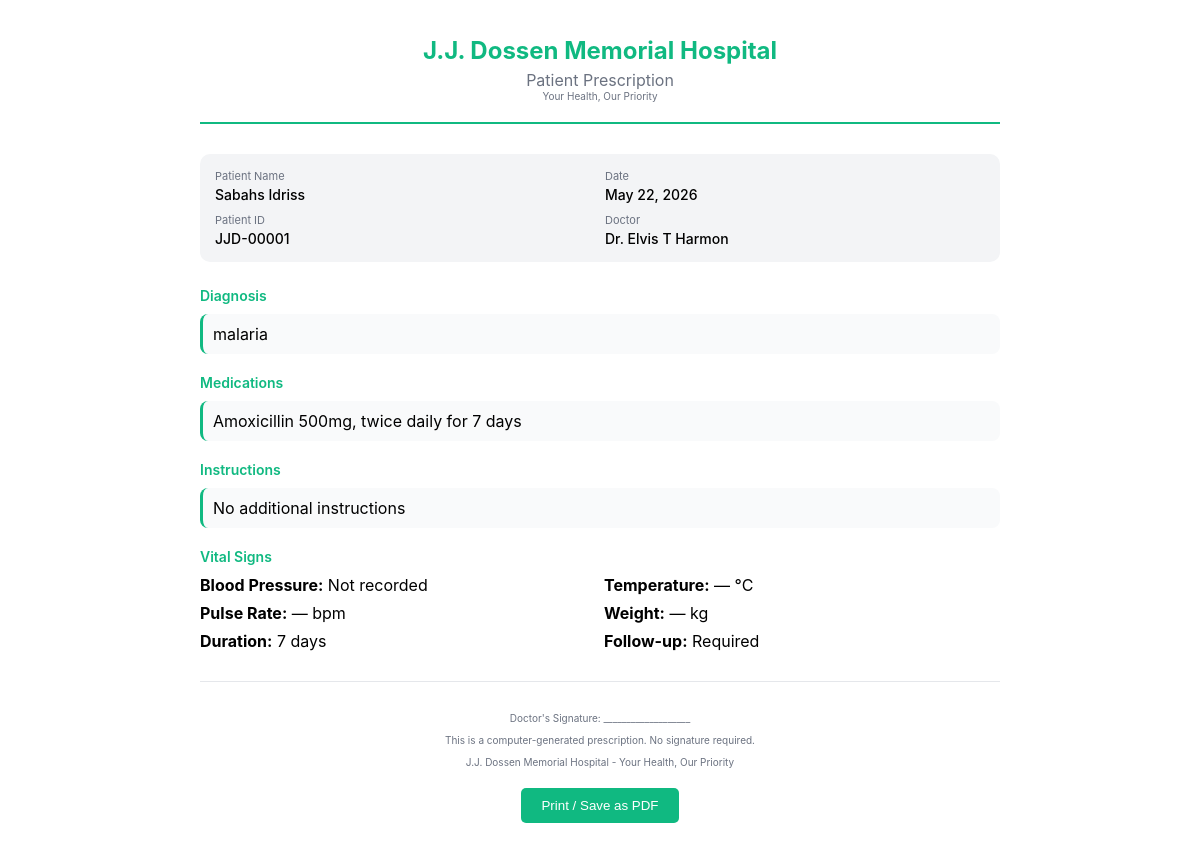
/doctor/prescriptions/2/print/ (signed in), run on the app's committed database.
### doctor/models.py (models this page shows, shortened)
class Prescription(models.Model):
    STATUS_CHOICES = (
        ('active', 'Active'),
        ('completed', 'Completed'),
        ('cancelled', 'Cancelled'),
        ('expired', 'Expired'),
    )
    patient = models.ForeignKey(Patient, on_delete=models.CASCADE, related_name='prescriptions')
    doctor = models.ForeignKey(User, on_delete=models.CASCADE, related_name='prescriptions')
    referral = models.ForeignKey(Referral, on_delete=models.SET_NULL, null=True, blank=True, related_name='prescriptions')
    diagnosis = models.TextField()
    medications = models.TextField(help_text="Medication name, dosage, frequency")
    instructions = models.TextField(blank=True, help_text="Additional instructions for patient")
    duration_days = models.IntegerField(default=7)
    blood_pressure = models.CharField(max_length=20, blank=True)
    temperature = models.DecimalField(max_digits=4, decimal_places=1, null=True, blank=True)
    pulse_rate = models.IntegerField(null=True, blank=True)
    weight = models.DecimalField(max_digits=5, decimal_places=1, null=True, blank=True)
    status = models.CharField(max_length=20, choices=STATUS_CHOICES, default='active')
    follow_up_required = models.BooleanField(default=False)
    follow_up_date = models.DateTimeField(null=True, blank=True)
    created_at = models.DateTimeField(auto_now_add=True)
    updated_at = models.DateTimeField(auto_now=True)
    class Meta:
        ordering = ['-created_at']

### patients/models.py (models this page shows, shortened)
class Patient(models.Model):
    GENDER_CHOICES = (
        ('M', 'Male'),
        ('F', 'Female'),
        ('O', 'Other'),
    )
    MARITAL_CHOICES = (
        ('single', 'Single'),
        ('married', 'Married'),
        ('divorced', 'Divorced'),
        ('widowed', 'Widowed'),
        ('other', 'Other'),
    )
    PREGNANCY_CHOICES = (
        ('yes', 'Yes'),
        ('no', 'No'),
        ('na', 'Not Applicable'),
    )
    patient_id = models.CharField(max_length=20, unique=True, editable=False)
    first_name = models.CharField(max_length=100)
    last_name = models.CharField(max_length=100)
    gender = models.CharField(max_length=1, choices=GENDER_CHOICES)
    date_of_birth = models.DateField()
    age = models.IntegerField(editable=False)
    phone_number = models.CharField(max_length=20)  # Increased from 15 to 20
    email = models.EmailField(blank=True, null=True, help_text="Patient's email address for communication")
    national_id = models.CharField(max_length=20, blank=True, null=True)
    marital_status = models.CharField(max_length=20, choices=MARITAL_CHOICES, default='single')
    village = models.CharField(max_length=100)
    cell = models.CharField(max_length=100)
    sector = models.CharField(max_length=100)
    district = models.CharField(max_length=100)
    landmark = models.CharField(max_length=200, blank=True, null=True)
    emergency_name = models.CharField(max_length=200)
    emergency_relationship = models.CharField(max_length=100)
    emergency_phone = models.CharField(max_length=20)
    weight_kg = models.DecimalField(max_digits=5, decimal_places=1, null=True, blank=True)
    height_cm = models.DecimalField(max_digits=5, decimal_places=1, null=True, blank=True)
    blood_pressure_systolic = models.IntegerField(null=True, blank=True)
    blood_pressure_diastolic = models.IntegerField(null=True, blank=True)
    temperature_c = models.DecimalField(max_digits=4, decimal_places=1, null=True, blank=True)
    pulse_rate = models.IntegerField(null=True, blank=True)
    known_conditions = models.TextField(blank=True)
    current_medications = models.TextField(blank=True)
    allergies = models.TextField(blank=True)
    past_surgeries = models.TextField(blank=True)
    is_pregnant = models.CharField(max_length=3, choices=PREGNANCY_CHOICES, default='na')
    registered_by = models.ForeignKey(User, on_delete=models.SET_NULL, null=True, related_name='registered_patients')
    registered_at = models.DateTimeField(auto_now_add=True)
    updated_at = models.DateTimeField(auto_now=True)
    last_visit = models.DateTimeField(null=True, blank=True)
    @property
    def full_name(self):
        return f"{self.first_name} {self.last_name}"
    class Meta:
        db_table = 'patients'
        ordering = ['-registered_at']

### doctor/views.py (the view)
# urls.py: path('prescriptions/<int:prescription_id>/print/', views.prescription_print, name='prescription_print'),  # NEW
@login_required
def prescription_print(request, prescription_id):
    if not hasattr(request.user, 'profile') or request.user.profile.user_type != 'doctor':
        messages.error(request, 'Access denied.')
        return redirect('login')
    prescription = get_object_or_404(Prescription, id=prescription_id, doctor=request.user)
    context = {
        'prescription': prescription,
        'user': request.user,
    }
    return render(request, 'doctor/dashboard/prescription_print.html', context)

### patients/context_processors.py (called while the page is built)
def patient_count(request):
    if request.user.is_authenticated:
        if hasattr(request.user, 'profile') and request.user.profile.user_type == 'chw':
            count = Patient.objects.filter(registered_by=request.user).count()
        else:
            count = Patient.objects.count()
        return {'total_patients_count': count}
    return {'total_patients_count': 0}

### templates/doctor/dashboard/prescription_print.html (shortened to what this page needs)
<!DOCTYPE html>
<html lang="en">
<head>
</head>
<body>
    <div class="prescription-container">
        <div class="header">
            <h1>J.J. Dossen Memorial Hospital</h1>
            <p>Patient Prescription</p>
            <p style="font-size: 10px;">Your Health, Our Priority</p>
        </div>
        <div class="info-grid">
            <div class="info-item">
                <span class="info-label">Patient Name</span>
                <span class="info-value">{{ prescription.patient.full_name }}</span>
            </div>
            <div class="info-item">
                <span class="info-label">Date</span>
                <span class="info-value">{{ prescription.created_at|date:"F d, Y" }}</span>
            </div>
            <div class="info-item">
                <span class="info-label">Patient ID</span>
                <span class="info-value">{{ prescription.patient.patient_id }}</span>
            </div>
            <div class="info-item">
                <span class="info-label">Doctor</span>
                <span class="info-value">Dr. {{ prescription.doctor.get_full_name }}</span>
            </div>
        </div>
        <div class="section">
            <div class="section-title">Diagnosis</div>
            <div class="diagnosis-box">
                <p style="margin: 0;">{{ prescription.diagnosis }}</p>
            </div>
        </div>
        <div class="section">
            <div class="section-title">Medications</div>
            <div class="medication-box">
                <pre>{{ prescription.medications }}</pre>
            </div>
        </div>
        <div class="section">
            <div class="section-title">Instructions</div>
            <div class="instructions-box">
                <p style="margin: 0;">{{ prescription.instructions|default:"No additional instructions" }}</p>
            </div>
        </div>
        <div class="section">
            <div class="section-title">Vital Signs</div>
            <div class="vitals-grid">
                <div><strong>Blood Pressure:</strong> {{ prescription.blood_pressure|default:"Not recorded" }}</div>
                <div><strong>Temperature:</strong> {{ prescription.temperature|default:"—" }} °C</div>
                <div><strong>Pulse Rate:</strong> {{ prescription.pulse_rate|default:"—" }} bpm</div>
                <div><strong>Weight:</strong> {{ prescription.weight|default:"—" }} kg</div>
                <div><strong>Duration:</strong> {{ prescription.duration_days }} days</div>
                <div><strong>Follow-up:</strong> {{ prescription.follow_up_required|yesno:"Required,Not required" }}</div>
            </div>
        </div>
        <div class="footer">
            <p>Doctor's Signature: ___________________</p>
            <p>This is a computer-generated prescription. No signature required.</p>
            <p>J.J. Dossen Memorial Hospital - Your Health, Our Priority</p>
        </div>
    </div>
    <div class="no-print" style="text-align: center; margin-top: 20px;">
        <button onclick="window.print()" style="padding: 10px 20px; background: #10B981; color: white; border: none; border-radius: 5px; cursor: pointer;">
             Print / Save as PDF
        </button>
    </div>
</body>
</html>

### templates/doctor/dashboard/prescription_print.html (style rules this page uses)
body { font-family: 'Inter', Arial, sans-serif; margin: 0; padding: 20px; background: white; }
.prescription-container { max-width: 800px; margin: 0 auto; background: white; }
.header { text-align: center; margin-bottom: 30px; border-bottom: 2px solid #10B981; padding-bottom: 20px; }
.header h1 { color: #10B981; margin-bottom: 5px; font-size: 24px; }
.header p { color: #6B7280; margin: 0; }
.info-grid { display: grid; grid-template-columns: 1fr 1fr; gap: 10px; margin-bottom: 25px; padding: 15px; background: #F3F4F6; border-radius: 10px; }
.info-item { display: flex; flex-direction: column; }
.info-label { font-size: 11px; color: #6B7280; margin-bottom: 3px; }
.info-value { font-size: 14px; font-weight: 500; }
.section { margin-bottom: 20px; }
.section-title { color: #10B981; margin-bottom: 10px; font-size: 14px; font-weight: 600; }
.diagnosis-box, .medication-box, .instructions-box { padding: 10px; background: #F9FAFB; border-radius: 8px; border-left: 3px solid #10B981; }
.medication-box pre { white-space: pre-wrap; font-family: inherit; margin: 0; }
.vitals-grid { display: grid; grid-template-columns: repeat(2, 1fr); gap: 8px; margin-top: 10px; }
.footer { margin-top: 30px; text-align: center; border-top: 1px solid #E5E7EB; padding-top: 20px; font-size: 10px; color: #6B7280; }

### data on the page
Prescription: patient.full_name "Sabahs Idriss", created_at "May 22, 2026", patient.patient_id "JJD-00001", doctor.get_full_name "Elvis T Harmon", diagnosis "malaria", medications "Amoxicillin 500mg, twice daily for 7 days", instructions "No additional instructions", blood_pressure "Not recorded", temperature "—", pulse_rate "—", weight "—", duration_days "7", follow_up_required "Required"
